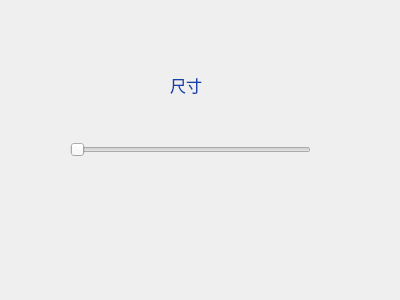
<?xml version="1.0" encoding="UTF-8"?>
<ui version="4.0">
 <class>setwin</class>
 <widget class="QWidget" name="setwin">
  <property name="geometry">
   <rect>
    <x>0</x>
    <y>0</y>
    <width>400</width>
    <height>300</height>
   </rect>
  </property>
  <property name="windowTitle">
   <string>Form</string>
  </property>
  <widget class="QSlider" name="sizeSlider">
   <property name="geometry">
    <rect>
     <x>70</x>
     <y>140</y>
     <width>241</width>
     <height>20</height>
    </rect>
   </property>
   <property name="mouseTracking">
    <bool>true</bool>
   </property>
   <property name="styleSheet">
    <string notr="true">QSlider::groove:sizeSlider
{
height:20px;
border:0px:
left:5px;
right:5px;
}
QSlider::add-page:sizeSlider
{
background:#bcbcbc;
border-radius:4px;
}
QSlider::sub-page:sizeSlider
{
background:#439cf3;
border-radius:4px;
}
</string>
   </property>
   <property name="minimum">
    <number>60</number>
   </property>
   <property name="maximum">
    <number>1600</number>
   </property>
   <property name="singleStep">
    <number>20</number>
   </property>
   <property name="pageStep">
    <number>20</number>
   </property>
   <property name="orientation">
    <enum>Qt::Horizontal</enum>
   </property>
  </widget>
  <widget class="QLabel" name="sizeLabel">
   <property name="geometry">
    <rect>
     <x>170</x>
     <y>70</y>
     <width>69</width>
     <height>31</height>
    </rect>
   </property>
   <property name="text">
    <string>&lt;html&gt;&lt;head/&gt;&lt;body&gt;&lt;p&gt;&lt;span style=&quot; font-size:12pt; color:#1341ad;&quot;&gt;尺寸&lt;/span&gt;&lt;/p&gt;&lt;/body&gt;&lt;/html&gt;</string>
   </property>
  </widget>
 </widget>
 <resources/>
 <connections/>
</ui>
